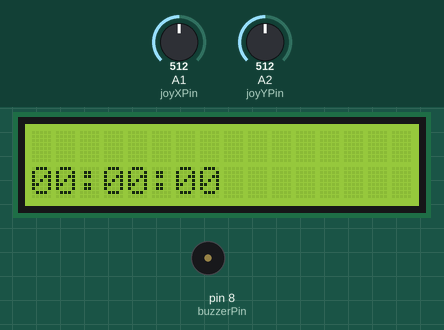
Simulated run of this sketch. Board: Arduino Uno, built with avr-gcc and run on an emulated ATmega328P. Parts: 16×2 character LCD, buzzer (waves = sounding). The test bench sets the inputs (shaded band); at power-on: A1 (joyXPin) = 512, A2 (joyYPin) = 512.

Above: at 1.2 s.
1.3 s: A1 (joyXPin) set to 107
2.8 s: A1 (joyXPin) set to 95
At 3.0 s:
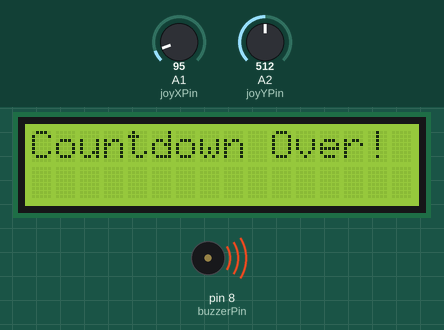
At 3.7 s:
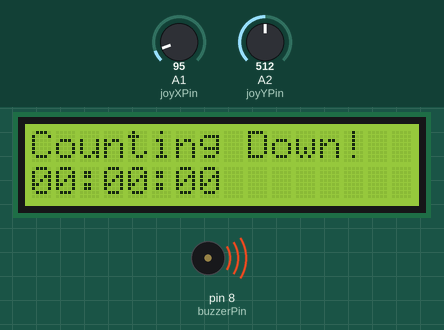
5.6 s: A1 (joyXPin) set to 910
At 5.89 s:
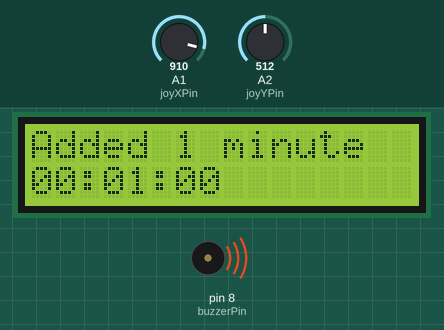
Timing chart, 0 to 8.6 s (numbered marks = the images above; inputs shaded):
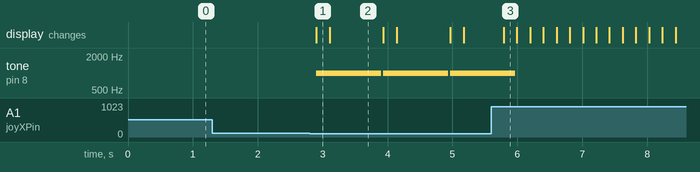

The sketch:

sketch.ino
```cpp
#include <LiquidCrystal.h>

LiquidCrystal lcd(12, 11, 5, 4, 3, 2); // LCD pin connections (RS, E, D4, D5, D6, D7)
const int buzzerPin = 8; // Pin for the buzzer
const int joyXPin = A1;  // Pin for Joystick X-axis
const int joyYPin = A2;  // Pin for Joystick Y-axis

unsigned long previousMillis = 0; // Variable to store the previous time
unsigned long currentMillis = 0;  // Variable to store the current time
const long interval = 1000;  // 1 second (1000 milliseconds)

int hours = 0;   // Hours
int minutes = 0; // Minutes
int seconds = 0; // Seconds
bool countdownActive = false; // Countdown state

void setup() {
  lcd.begin(16, 2); // Initialize the LCD
  pinMode(buzzerPin, OUTPUT); // Set the buzzer pin as output
}

void loop() {
  int joyX = analogRead(joyXPin); // Read the Joystick X-axis value
  int joyY = analogRead(joyYPin); // Read the Joystick Y-axis value

  lcd.setCursor(0, 0); // Move to the first line
  if (joyX < 100) {
    lcd.clear();
    lcd.print("Counting Down!");
    if (!countdownActive) {
      startCountdown(hours, minutes, seconds);
    }
  } else if (joyX > 900) {
    lcd.print("Added 1 minute");
    minutes++;
  } else if (joyY < 100) {
    lcd.print("Added 1 hour");
    hours++;
  } else if (joyY > 900) {
    lcd.print("Added 1 second");
    seconds++;
  }

  updateDisplay();
  delay(200); // Add a short delay to prevent rapid changes on the screen
}

void startCountdown(int startHours, int startMinutes, int startSeconds) {
  hours = startHours;
  minutes = startMinutes;
  seconds = startSeconds;
  countdownActive = true;
}

void updateDisplay() {
  lcd.setCursor(0, 1); // Move to the second line
  lcd.print(hours < 10 ? "0" + String(hours) : String(hours));
  lcd.print(":");
  lcd.print(minutes < 10 ? "0" + String(minutes) : String(minutes));
  lcd.print(":");
  lcd.print(seconds < 10 ? "0" + String(seconds) : String(seconds));

  if (countdownActive) {
    currentMillis = millis();  // Get the current time
    if (currentMillis - previousMillis >= interval) {  // Check at specified intervals
      if (seconds > 0) {
        seconds--;
      } else {
        if (minutes > 0) {
          minutes--;
          seconds = 59;
        } else {
          if (hours > 0) {
            hours--;
            minutes = 59;
            seconds = 59;
          } else {
            countdownActive = false;  // Stop the countdown
            lcd.clear();
            lcd.setCursor(0, 0);
            lcd.print("Countdown Over!");
            tone(buzzerPin, 1000, 1000); // Sound the buzzer for 1 second
          }
        }
      }
      previousMillis = currentMillis;  // Update the previous time
    }
  }
}
```

Measured:
- the behaviour switches between 100 and 99 on A1 (joyXPin) (found by bisection; images 0 and 1)
- after the input at 1.3 s, every drawn part: stays the same
- after the input at 2.8 s, tone on pin 8 (buzzerPin): alternates 1000 Hz for 1.0 s and silent for 0.03 s, starting after 0.10 s; the display: changes after 0.10 s (image 1)
- after the input at 5.6 s, tone on pin 8 (buzzerPin): goes on until 6.0 s, then stays silent; the display: changes after 0.19 s (image 3)
- what the display in image 2 shows lasts 0.8 s, from 3.1 s to 3.9 s
